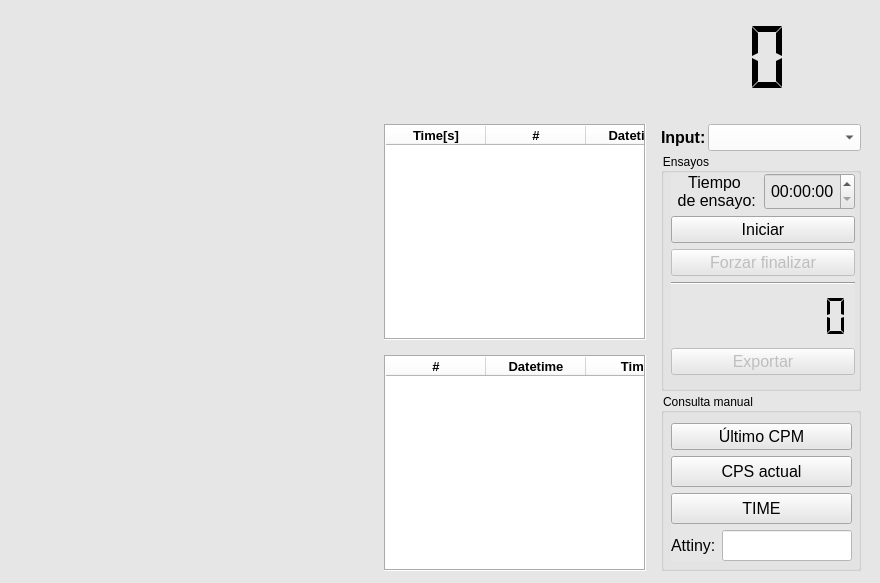
<?xml version="1.0" encoding="UTF-8"?>
<ui version="4.0">
 <class>MainWindow</class>
 <widget class="QMainWindow" name="MainWindow">
  <property name="geometry">
   <rect>
    <x>0</x>
    <y>0</y>
    <width>880</width>
    <height>583</height>
   </rect>
  </property>
  <property name="font">
   <font>
    <pointsize>20</pointsize>
    <bold>true</bold>
   </font>
  </property>
  <property name="windowTitle">
   <string>MainWindow</string>
  </property>
  <property name="styleSheet">
   <string notr="true">background-color: rgb(230, 230, 230);</string>
  </property>
  <widget class="QWidget" name="centralwidget">
   <widget class="QWidget" name="verticalLayoutWidget_9">
    <property name="geometry">
     <rect>
      <x>20</x>
      <y>20</y>
      <width>841</width>
      <height>551</height>
     </rect>
    </property>
    <layout class="QVBoxLayout" name="verticalLayout_8" stretch="4,20">
     <property name="spacing">
      <number>15</number>
     </property>
     <item>
      <layout class="QHBoxLayout" name="horizontalLayout" stretch="6,7">
       <item>
        <layout class="QHBoxLayout" name="horizontalLayout_12" stretch="2,7">
         <property name="leftMargin">
          <number>20</number>
         </property>
         <property name="topMargin">
          <number>10</number>
         </property>
         <property name="rightMargin">
          <number>20</number>
         </property>
         <property name="bottomMargin">
          <number>10</number>
         </property>
         <item>
          <widget class="QLabel" name="img_logo1">
           <property name="sizePolicy">
            <sizepolicy hsizetype="Ignored" vsizetype="Ignored">
             <horstretch>0</horstretch>
             <verstretch>0</verstretch>
            </sizepolicy>
           </property>
           <property name="text">
            <string/>
           </property>
           <property name="pixmap">
            <pixmap>../.designer/Documents/PocketCube/app/Imagenes/logotipo_diysatellite.png</pixmap>
           </property>
           <property name="scaledContents">
            <bool>true</bool>
           </property>
          </widget>
         </item>
         <item>
          <widget class="QLabel" name="img_logo2">
           <property name="sizePolicy">
            <sizepolicy hsizetype="Ignored" vsizetype="Ignored">
             <horstretch>0</horstretch>
             <verstretch>0</verstretch>
            </sizepolicy>
           </property>
           <property name="text">
            <string/>
           </property>
           <property name="pixmap">
            <pixmap>../.designer/Documents/PocketCube/app/Imagenes/logotipo_simple_utn_haedo.png</pixmap>
           </property>
           <property name="scaledContents">
            <bool>true</bool>
           </property>
           <property name="margin">
            <number>4</number>
           </property>
          </widget>
         </item>
        </layout>
       </item>
       <item>
        <layout class="QVBoxLayout" name="verticalLayout_5" stretch="6,1">
         <property name="spacing">
          <number>0</number>
         </property>
         <item>
          <widget class="QLCDNumber" name="lcd_time_rtc">
           <property name="layoutDirection">
            <enum>Qt::LayoutDirection::RightToLeft</enum>
           </property>
           <property name="frameShape">
            <enum>QFrame::Shape::NoFrame</enum>
           </property>
           <property name="frameShadow">
            <enum>QFrame::Shadow::Plain</enum>
           </property>
           <property name="lineWidth">
            <number>1</number>
           </property>
           <property name="smallDecimalPoint">
            <bool>false</bool>
           </property>
           <property name="digitCount">
            <number>8</number>
           </property>
           <property name="mode">
            <enum>QLCDNumber::Mode::Dec</enum>
           </property>
           <property name="segmentStyle">
            <enum>QLCDNumber::SegmentStyle::Flat</enum>
           </property>
          </widget>
         </item>
         <item>
          <widget class="QLabel" name="lcd_date_rtc">
           <property name="font">
            <font>
             <family>Courier</family>
             <bold>true</bold>
            </font>
           </property>
           <property name="text">
            <string/>
           </property>
           <property name="alignment">
            <set>Qt::AlignmentFlag::AlignCenter</set>
           </property>
          </widget>
         </item>
        </layout>
       </item>
      </layout>
     </item>
     <item>
      <layout class="QHBoxLayout" name="horizontalLayout_16" stretch="25,8">
       <item>
        <layout class="QVBoxLayout" name="verticalLayout_7" stretch="9,9">
         <item>
          <layout class="QHBoxLayout" name="horizontalLayout_14" stretch="25,18">
           <item>
            <layout class="QVBoxLayout" name="graph_out1"/>
           </item>
           <item>
            <layout class="QVBoxLayout" name="verticalLayout_4" stretch="12">
             <property name="spacing">
              <number>2</number>
             </property>
             <item>
              <layout class="QHBoxLayout" name="horizontalLayout_18" stretch="12">
               <item>
                <widget class="QTableWidget" name="table_cp">
                 <property name="sizePolicy">
                  <sizepolicy hsizetype="Expanding" vsizetype="Expanding">
                   <horstretch>0</horstretch>
                   <verstretch>0</verstretch>
                  </sizepolicy>
                 </property>
                 <property name="font">
                  <font>
                   <family>Segoe UI</family>
                   <pointsize>9</pointsize>
                  </font>
                 </property>
                 <property name="styleSheet">
                  <string notr="true">background-color: rgb(255, 255, 255);</string>
                 </property>
                 <property name="frameShape">
                  <enum>QFrame::Shape::Box</enum>
                 </property>
                 <property name="horizontalScrollBarPolicy">
                  <enum>Qt::ScrollBarPolicy::ScrollBarAlwaysOff</enum>
                 </property>
                 <property name="sizeAdjustPolicy">
                  <enum>QAbstractScrollArea::SizeAdjustPolicy::AdjustToContentsOnFirstShow</enum>
                 </property>
                 <property name="editTriggers">
                  <set>QAbstractItemView::EditTrigger::NoEditTriggers</set>
                 </property>
                 <property name="tabKeyNavigation">
                  <bool>true</bool>
                 </property>
                 <property name="showDropIndicator" stdset="0">
                  <bool>true</bool>
                 </property>
                 <property name="alternatingRowColors">
                  <bool>true</bool>
                 </property>
                 <property name="selectionBehavior">
                  <enum>QAbstractItemView::SelectionBehavior::SelectRows</enum>
                 </property>
                 <property name="textElideMode">
                  <enum>Qt::TextElideMode::ElideMiddle</enum>
                 </property>
                 <property name="showGrid">
                  <bool>true</bool>
                 </property>
                 <property name="gridStyle">
                  <enum>Qt::PenStyle::SolidLine</enum>
                 </property>
                 <property name="wordWrap">
                  <bool>true</bool>
                 </property>
                 <property name="cornerButtonEnabled">
                  <bool>true</bool>
                 </property>
                 <property name="rowCount">
                  <number>0</number>
                 </property>
                 <attribute name="horizontalHeaderCascadingSectionResizes">
                  <bool>false</bool>
                 </attribute>
                 <attribute name="horizontalHeaderShowSortIndicator" stdset="0">
                  <bool>false</bool>
                 </attribute>
                 <attribute name="horizontalHeaderStretchLastSection">
                  <bool>true</bool>
                 </attribute>
                 <attribute name="verticalHeaderVisible">
                  <bool>false</bool>
                 </attribute>
                 <attribute name="verticalHeaderCascadingSectionResizes">
                  <bool>false</bool>
                 </attribute>
                 <attribute name="verticalHeaderShowSortIndicator" stdset="0">
                  <bool>false</bool>
                 </attribute>
                 <attribute name="verticalHeaderStretchLastSection">
                  <bool>false</bool>
                 </attribute>
                 <column>
                  <property name="text">
                   <string>Time[s]</string>
                  </property>
                  <property name="font">
                   <font>
                    <pointsize>10</pointsize>
                    <bold>true</bold>
                   </font>
                  </property>
                  <property name="background">
                   <color>
                    <red>255</red>
                    <green>255</green>
                    <blue>255</blue>
                   </color>
                  </property>
                 </column>
                 <column>
                  <property name="text">
                   <string>#</string>
                  </property>
                  <property name="font">
                   <font>
                    <pointsize>10</pointsize>
                    <bold>true</bold>
                   </font>
                  </property>
                 </column>
                 <column>
                  <property name="text">
                   <string>Datetime</string>
                  </property>
                  <property name="font">
                   <font>
                    <pointsize>10</pointsize>
                    <bold>true</bold>
                   </font>
                  </property>
                 </column>
                 <column>
                  <property name="text">
                   <string>CMP</string>
                  </property>
                  <property name="font">
                   <font>
                    <pointsize>10</pointsize>
                    <bold>true</bold>
                   </font>
                  </property>
                 </column>
                </widget>
               </item>
              </layout>
             </item>
            </layout>
           </item>
          </layout>
         </item>
         <item>
          <layout class="QHBoxLayout" name="horizontalLayout_15" stretch="25,18">
           <item>
            <layout class="QVBoxLayout" name="graph_out2"/>
           </item>
           <item>
            <layout class="QVBoxLayout" name="verticalLayout_6" stretch="5">
             <property name="spacing">
              <number>3</number>
             </property>
             <item>
              <widget class="QTableWidget" name="table_dosis">
               <property name="font">
                <font>
                 <family>Segoe UI</family>
                 <pointsize>9</pointsize>
                </font>
               </property>
               <property name="styleSheet">
                <string notr="true">background-color: rgb(255, 255, 255);</string>
               </property>
               <property name="frameShape">
                <enum>QFrame::Shape::Box</enum>
               </property>
               <property name="frameShadow">
                <enum>QFrame::Shadow::Sunken</enum>
               </property>
               <property name="verticalScrollBarPolicy">
                <enum>Qt::ScrollBarPolicy::ScrollBarAsNeeded</enum>
               </property>
               <property name="horizontalScrollBarPolicy">
                <enum>Qt::ScrollBarPolicy::ScrollBarAlwaysOff</enum>
               </property>
               <property name="editTriggers">
                <set>QAbstractItemView::EditTrigger::NoEditTriggers</set>
               </property>
               <property name="tabKeyNavigation">
                <bool>true</bool>
               </property>
               <property name="showDropIndicator" stdset="0">
                <bool>true</bool>
               </property>
               <property name="dragDropOverwriteMode">
                <bool>true</bool>
               </property>
               <property name="alternatingRowColors">
                <bool>true</bool>
               </property>
               <property name="selectionBehavior">
                <enum>QAbstractItemView::SelectionBehavior::SelectRows</enum>
               </property>
               <property name="textElideMode">
                <enum>Qt::TextElideMode::ElideMiddle</enum>
               </property>
               <property name="rowCount">
                <number>0</number>
               </property>
               <attribute name="horizontalHeaderVisible">
                <bool>true</bool>
               </attribute>
               <attribute name="horizontalHeaderCascadingSectionResizes">
                <bool>true</bool>
               </attribute>
               <attribute name="horizontalHeaderDefaultSectionSize">
                <number>100</number>
               </attribute>
               <attribute name="horizontalHeaderHighlightSections">
                <bool>true</bool>
               </attribute>
               <attribute name="horizontalHeaderShowSortIndicator" stdset="0">
                <bool>false</bool>
               </attribute>
               <attribute name="horizontalHeaderStretchLastSection">
                <bool>true</bool>
               </attribute>
               <attribute name="verticalHeaderVisible">
                <bool>false</bool>
               </attribute>
               <column>
                <property name="text">
                 <string>#</string>
                </property>
                <property name="font">
                 <font>
                  <pointsize>10</pointsize>
                  <bold>true</bold>
                 </font>
                </property>
               </column>
               <column>
                <property name="text">
                 <string>Datetime</string>
                </property>
                <property name="font">
                 <font>
                  <pointsize>10</pointsize>
                  <bold>true</bold>
                 </font>
                </property>
               </column>
               <column>
                <property name="text">
                 <string>Time</string>
                </property>
                <property name="font">
                 <font>
                  <pointsize>10</pointsize>
                  <bold>true</bold>
                 </font>
                </property>
               </column>
               <column>
                <property name="text">
                 <string>CPS</string>
                </property>
                <property name="font">
                 <font>
                  <pointsize>10</pointsize>
                  <bold>true</bold>
                 </font>
                </property>
               </column>
              </widget>
             </item>
            </layout>
           </item>
          </layout>
         </item>
        </layout>
       </item>
       <item>
        <layout class="QVBoxLayout" name="verticalLayout" stretch="1,12,9">
         <property name="spacing">
          <number>2</number>
         </property>
         <item>
          <layout class="QHBoxLayout" name="horizontalLayout_9" stretch="1,7">
           <item>
            <widget class="QLabel" name="label_6">
             <property name="font">
              <font>
               <family>Segoe UI</family>
               <pointsize>12</pointsize>
               <bold>true</bold>
              </font>
             </property>
             <property name="text">
              <string>Input:</string>
             </property>
            </widget>
           </item>
           <item>
            <widget class="QComboBox" name="cbox_in_serial">
             <property name="sizePolicy">
              <sizepolicy hsizetype="Expanding" vsizetype="Fixed">
               <horstretch>0</horstretch>
               <verstretch>0</verstretch>
              </sizepolicy>
             </property>
             <property name="font">
              <font>
               <family>Segoe UI</family>
               <pointsize>12</pointsize>
              </font>
             </property>
             <property name="styleSheet">
              <string notr="true">background-color: rgb(255, 255, 255);</string>
             </property>
            </widget>
           </item>
          </layout>
         </item>
         <item>
          <widget class="QGroupBox" name="groupBox_2">
           <property name="title">
            <string>Ensayos</string>
           </property>
           <widget class="QWidget" name="verticalLayoutWidget_2">
            <property name="geometry">
             <rect>
              <x>10</x>
              <y>20</y>
              <width>184</width>
              <height>202</height>
             </rect>
            </property>
            <layout class="QVBoxLayout" name="verticalLayout_3" stretch="1,1,1,1,3,0">
             <item>
              <layout class="QHBoxLayout" name="horizontalLayout_3" stretch="1,0">
               <item>
                <widget class="QLabel" name="label_2">
                 <property name="font">
                  <font>
                   <pointsize>12</pointsize>
                  </font>
                 </property>
                 <property name="text">
                  <string>Tiempo 
 de ensayo:</string>
                 </property>
                 <property name="alignment">
                  <set>Qt::AlignmentFlag::AlignCenter</set>
                 </property>
                </widget>
               </item>
               <item>
                <widget class="QTimeEdit" name="time_test">
                 <property name="sizePolicy">
                  <sizepolicy hsizetype="Minimum" vsizetype="Expanding">
                   <horstretch>0</horstretch>
                   <verstretch>0</verstretch>
                  </sizepolicy>
                 </property>
                 <property name="font">
                  <font>
                   <pointsize>12</pointsize>
                  </font>
                 </property>
                 <property name="layoutDirection">
                  <enum>Qt::LayoutDirection::LeftToRight</enum>
                 </property>
                 <property name="alignment">
                  <set>Qt::AlignmentFlag::AlignCenter</set>
                 </property>
                 <property name="buttonSymbols">
                  <enum>QAbstractSpinBox::ButtonSymbols::UpDownArrows</enum>
                 </property>
                 <property name="calendarPopup">
                  <bool>false</bool>
                 </property>
                </widget>
               </item>
              </layout>
             </item>
             <item>
              <widget class="QPushButton" name="btn_init">
               <property name="sizePolicy">
                <sizepolicy hsizetype="Minimum" vsizetype="Expanding">
                 <horstretch>0</horstretch>
                 <verstretch>0</verstretch>
                </sizepolicy>
               </property>
               <property name="font">
                <font>
                 <family>Segoe UI</family>
                 <pointsize>12</pointsize>
                </font>
               </property>
               <property name="text">
                <string>Iniciar</string>
               </property>
              </widget>
             </item>
             <item>
              <widget class="QPushButton" name="btn_stop">
               <property name="enabled">
                <bool>false</bool>
               </property>
               <property name="sizePolicy">
                <sizepolicy hsizetype="Minimum" vsizetype="Expanding">
                 <horstretch>0</horstretch>
                 <verstretch>0</verstretch>
                </sizepolicy>
               </property>
               <property name="font">
                <font>
                 <family>Segoe UI</family>
                 <pointsize>12</pointsize>
                </font>
               </property>
               <property name="text">
                <string>Forzar finalizar</string>
               </property>
              </widget>
             </item>
             <item>
              <widget class="Line" name="line">
               <property name="orientation">
                <enum>Qt::Orientation::Horizontal</enum>
               </property>
              </widget>
             </item>
             <item>
              <widget class="QLCDNumber" name="lcd_time_duration">
               <property name="layoutDirection">
                <enum>Qt::LayoutDirection::RightToLeft</enum>
               </property>
               <property name="frameShape">
                <enum>QFrame::Shape::NoFrame</enum>
               </property>
               <property name="frameShadow">
                <enum>QFrame::Shadow::Plain</enum>
               </property>
               <property name="lineWidth">
                <number>1</number>
               </property>
               <property name="smallDecimalPoint">
                <bool>false</bool>
               </property>
               <property name="digitCount">
                <number>8</number>
               </property>
               <property name="mode">
                <enum>QLCDNumber::Mode::Dec</enum>
               </property>
               <property name="segmentStyle">
                <enum>QLCDNumber::SegmentStyle::Flat</enum>
               </property>
              </widget>
             </item>
             <item>
              <widget class="QPushButton" name="btn_export">
               <property name="enabled">
                <bool>false</bool>
               </property>
               <property name="sizePolicy">
                <sizepolicy hsizetype="Minimum" vsizetype="Expanding">
                 <horstretch>0</horstretch>
                 <verstretch>0</verstretch>
                </sizepolicy>
               </property>
               <property name="font">
                <font>
                 <family>Segoe UI</family>
                 <pointsize>12</pointsize>
                </font>
               </property>
               <property name="text">
                <string>Exportar</string>
               </property>
               <property name="checkable">
                <bool>false</bool>
               </property>
              </widget>
             </item>
            </layout>
           </widget>
          </widget>
         </item>
         <item>
          <widget class="QGroupBox" name="groupBox">
           <property name="title">
            <string>Consulta manual</string>
           </property>
           <widget class="QWidget" name="verticalLayoutWidget">
            <property name="geometry">
             <rect>
              <x>10</x>
              <y>30</y>
              <width>181</width>
              <height>138</height>
             </rect>
            </property>
            <layout class="QVBoxLayout" name="verticalLayout_2" stretch="0,1,1,1">
             <item>
              <widget class="QPushButton" name="btn_last_CPM">
               <property name="enabled">
                <bool>true</bool>
               </property>
               <property name="sizePolicy">
                <sizepolicy hsizetype="Minimum" vsizetype="Expanding">
                 <horstretch>0</horstretch>
                 <verstretch>0</verstretch>
                </sizepolicy>
               </property>
               <property name="font">
                <font>
                 <family>Segoe UI</family>
                 <pointsize>12</pointsize>
                </font>
               </property>
               <property name="text">
                <string>Último CPM</string>
               </property>
              </widget>
             </item>
             <item>
              <widget class="QPushButton" name="btn_accum_CPS">
               <property name="sizePolicy">
                <sizepolicy hsizetype="Minimum" vsizetype="Expanding">
                 <horstretch>0</horstretch>
                 <verstretch>0</verstretch>
                </sizepolicy>
               </property>
               <property name="font">
                <font>
                 <family>Segoe UI</family>
                 <pointsize>12</pointsize>
                </font>
               </property>
               <property name="text">
                <string>CPS actual</string>
               </property>
              </widget>
             </item>
             <item>
              <widget class="QPushButton" name="btn_time_s">
               <property name="sizePolicy">
                <sizepolicy hsizetype="Minimum" vsizetype="Expanding">
                 <horstretch>0</horstretch>
                 <verstretch>0</verstretch>
                </sizepolicy>
               </property>
               <property name="font">
                <font>
                 <family>Segoe UI</family>
                 <pointsize>12</pointsize>
                </font>
               </property>
               <property name="text">
                <string>TIME</string>
               </property>
              </widget>
             </item>
             <item>
              <layout class="QHBoxLayout" name="horizontalLayout_2" stretch="1,6">
               <item>
                <widget class="QLabel" name="label">
                 <property name="font">
                  <font>
                   <pointsize>12</pointsize>
                  </font>
                 </property>
                 <property name="text">
                  <string>Attiny:</string>
                 </property>
                </widget>
               </item>
               <item>
                <widget class="QLineEdit" name="txt_rta_attiny">
                 <property name="enabled">
                  <bool>false</bool>
                 </property>
                 <property name="sizePolicy">
                  <sizepolicy hsizetype="Expanding" vsizetype="Expanding">
                   <horstretch>0</horstretch>
                   <verstretch>0</verstretch>
                  </sizepolicy>
                 </property>
                 <property name="font">
                  <font>
                   <pointsize>12</pointsize>
                  </font>
                 </property>
                 <property name="styleSheet">
                  <string notr="true">background-color: rgb(255, 255, 255);</string>
                 </property>
                </widget>
               </item>
              </layout>
             </item>
            </layout>
           </widget>
          </widget>
         </item>
        </layout>
       </item>
      </layout>
     </item>
    </layout>
   </widget>
  </widget>
 </widget>
 <resources/>
 <connections/>
</ui>
